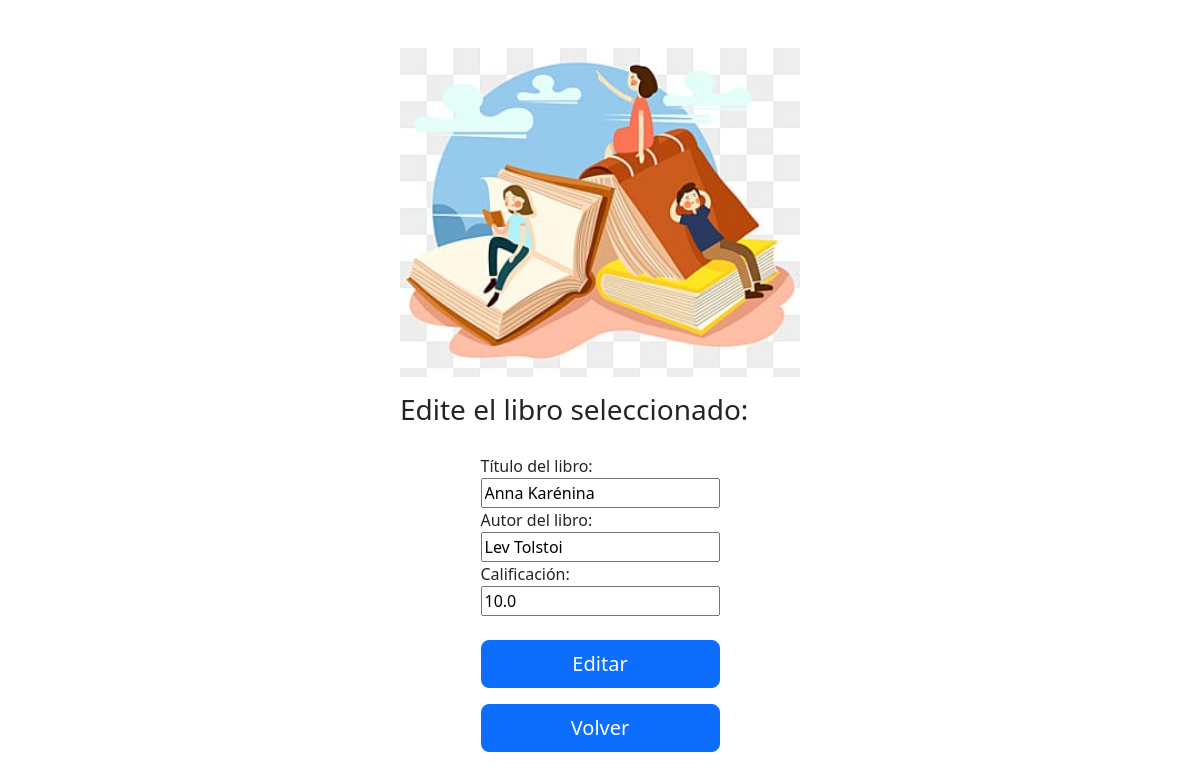
/edit?id=1 (signed in), run on the app's committed database.
### modules/modelos.py (models this page shows)
class ModeloLibro(Base):
    __tablename__ = 'libros'
    id = Column(Integer(), primary_key=True)
    nombre = Column(String(1000), nullable=False, unique=True)
    autor = Column(String(1000), nullable=False)
    calificacion = Column(Float(), default=0.0)
    id_usuario = Column(Integer(), ForeignKey('usuarios.id'))

### server.py (the view, shortened to what this page needs)
@app.route("/edit", methods=['GET', 'POST'])
@gestor_login.se_requiere_login
def funcion_editar():
    libro_a_editar = gestor_libros.devolver_libro(request.args.get('id'))
    return render_template("editar.html", libro=libro_a_editar)

### modules/dominio.py (called while the page is built)
    @property
    def id(self):
        return self.__id

    @property
    def id_usuario(self):
        return self.__id_usuario

    @property
    def nombre(self):
        return self.__nombre

    @property
    def autor(self):
        return self.__autor

    @property
    def calificacion(self):
        return self.__calificacion

    @id.setter
    def id(self, p_id):
        if p_id != None:
            if not isinstance(p_id, int):
                raise ValueError("El id del libro debe ser un número entero")
            self.__id = p_id
        else:
            self.__id = None

    @id_usuario.setter
    def id_usuario(self, p_id_usuario):
        if p_id_usuario != None:
            if not isinstance(p_id_usuario, int):
                raise ValueError("El id del usuario debe ser un número entero")
            self.__id_usuario = p_id_usuario
        else:
            self.__id_usuario = None

    @nombre.setter
    def nombre(self, p_nombre:str):
        if not isinstance(p_nombre, str) or p_nombre.strip() == "":
            raise ValueError("El nombre del libro debe ser un string y no debe estar vacío")
        self.__nombre = p_nombre.strip()

    @autor.setter
    def autor(self, p_autor:str):
        if not isinstance(p_autor, str) or p_autor.strip() == "":
            raise ValueError("El nombre del autor debe ser un string y no debe estar vacío")
        self.__autor = p_autor.strip()

    @calificacion.setter
    def calificacion(self, p_calificacion):
        if not isinstance(p_calificacion, (float, int)):
            raise ValueError("La calificación del libro debe ser un número entre 0 y 10")
        if p_calificacion < 0 or p_calificacion > 10:
            raise ValueError("La calificación del libro debe ser un número entre 0 y 10")
        self.__calificacion = p_calificacion

    def to_dict(self):
        return {
            "id": self.id,
            "nombre": self.nombre,
            "autor": self.autor,
            "calificacion": self.calificacion,
            "id_usuario": self.id_usuario
        }

    @property
    def id(self):
        return self.__id

    @property
    def nombre(self):
        return self.__nombre

    @property
    def email(self):
        return self.__email

    @property
    def password(self):
        return self.__password

    @password.setter
    def password(self, password:str):
        self.__password = password

### templates/editar.html (shortened to what this page needs)
<!DOCTYPE html>
<html lang="en">
<head>
    <link href="https://cdn.jsdelivr.net/npm/bootstrap@5.3.0-alpha3/dist/css/bootstrap.min.css" rel="stylesheet">
</head>
<body class="container">
    <div class="row justify-content-md-center">
        <div class="col-md-auto col-6">
            <img class="mx-auto mt-5 mb-3" src="{{ url_for('static', filename='images/libros.png') }}" width="400">
            <div class="mx-auto">
                <h3>Edite el libro seleccionado:</h3>
            </div>
        </div>
    </div>
    <div class="row justify-content-md-center">
        <div class="col-md-auto pt-1" style="color: red">
        </div>
    </div>
    <div class="row justify-content-center">
        <div class="col-auto pt-3">
            <form action="{{ url_for('funcion_editar') }}" method="post">
                <label for="nombre">Título del libro:</label><br>
                <input type="text" id="nombre" name="input_nombre" value="{{libro.nombre}}" required><br>
                <label for="autor">Autor del libro:</label><br>
                <input type="text" id="autor" name="input_autor" value="{{libro.autor}}" required><br>
                <label for="calif">Calificación:</label><br>
                <input type="number" id="calif" name="input_calif" value="{{libro.calificacion}}" step=0.1 max="10" required><br><br>
                <button class="element_width w-100 btn btn-lg btn-primary" type="submit">Editar</button>
            </form>
            <div class="row flex-fill">
                <form class="pt-3" action="{{url_for('inicio')}}">
                    <button class="element_width w-100 btn btn-lg btn-primary" type="submit">Volver</button>
                </form>
            </div>
        </div>
</body>
</html>

### data on the page
ModeloLibro: input_nombre "Anna Karénina", input_autor "Lev Tolstoi", input_calif "10.0"
